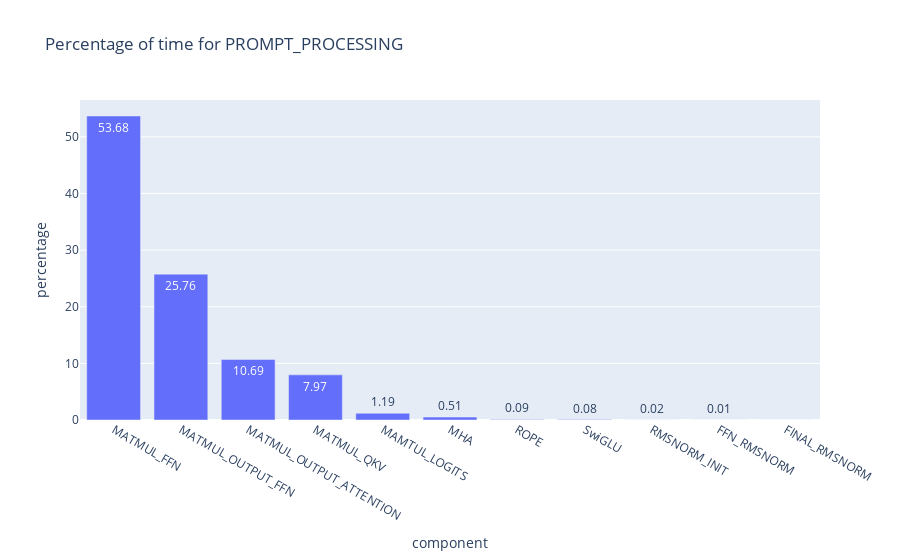
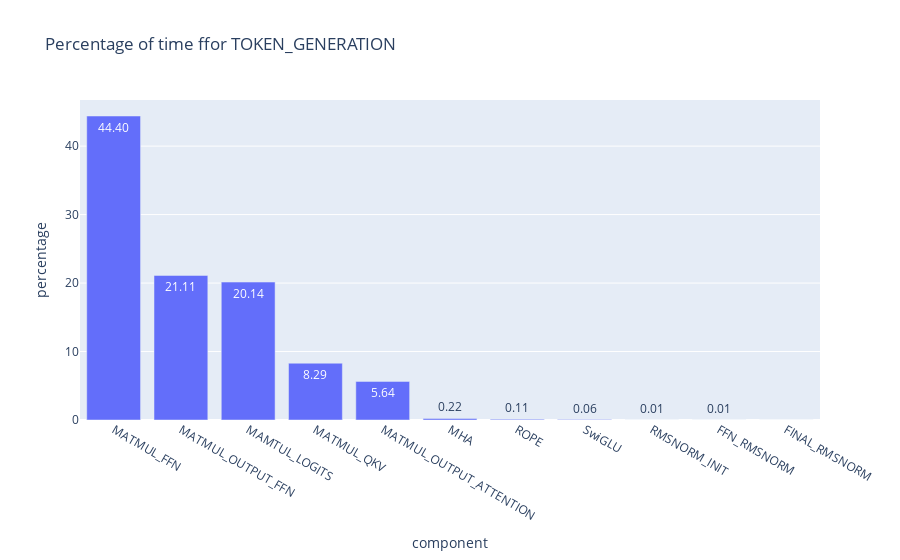

Notebook code cell kept with these figures, in order:
### Code cell
import json
import numpy as np
import pandas as pd
import plotly.express as px

with open(file) as f:
    data = json.load(f)

json2 = data["JSON_2"]

first_values = {
    k: v[0] for k, v in json2.items()
    if isinstance(v, list) and len(v) > 0
}
total_first = sum(first_values.values())
percent_first = {
    k: v / total_first * 100 for k, v in first_values.items()
}

df_first = pd.DataFrame({
    "component": list(percent_first.keys()),
    "percentage": list(percent_first.values())
}).sort_values("percentage", ascending=False)

fig1 = px.bar(
    df_first,
    x="component",
    y="percentage",
    title="Percentage of time for PROMPT_PROCESSING",
    text_auto=".2f"
)
fig1.show()

main_values = {
    k: sum(v[2:]) for k, v in json2.items()
    if isinstance(v, list) and len(v) > 2
}
total_main = sum(main_values.values())
percent_main = {
    k: v / total_main * 100 for k, v in main_values.items()
}

df_main = pd.DataFrame({
    "component": list(percent_main.keys()),
    "percentage": list(percent_main.values())
}).sort_values("percentage", ascending=False)

fig2 = px.bar(
    df_main,
    x="component",
    y="percentage",
    title="Percentage of time for TOKEN_GENERATION",
    text_auto=".2f"
)
fig2.show()

### Figure 1 — Plotly figure (JSON) as saved in the notebook; plotly's stock layout.template omitted (floating-point values rounded to 4 significant figures)
{"data": [{"hovertemplate": "component=%{x}<br>percentage=%{y}<extra></extra>", "legendgroup": "", "marker": {"color": "#636efa", "pattern": {"shape": ""}}, "name": "", "orientation": "v", "showlegend": false, "textposition": "auto", "texttemplate": "%{y:.2f}", "type": "bar", "x": ["MATMUL_FFN", "MATMUL_OUTPUT_FFN", "MATMUL_OUTPUT_ATTENTION", "MATMUL_QKV", "MAMTUL_LOGITS", "MHA", "ROPE", "SwiGLU", "RMSNORM_INIT", "FFN_RMSNORM", "FINAL_RMSNORM"], "xaxis": "x", "y": [53.68, 25.76, 10.69, 7.969, 1.191, 0.509, 0.09028, 0.07635, 0.02157, 0.01104, 0.0007695], "yaxis": "y"}], "layout": {"barmode": "relative", "legend": {"tracegroupgap": 0}, "title": {"text": "Percentage of time for PROMPT_PROCESSING"}, "xaxis": {"anchor": "y", "domain": [0, 1], "title": {"text": "component"}}, "yaxis": {"anchor": "x", "domain": [0, 1], "title": {"text": "percentage"}}}}

### Figure 2 — Plotly figure (JSON) as saved in the notebook; plotly's stock layout.template omitted (floating-point values rounded to 4 significant figures)
{"data": [{"hovertemplate": "component=%{x}<br>percentage=%{y}<extra></extra>", "legendgroup": "", "marker": {"color": "#636efa", "pattern": {"shape": ""}}, "name": "", "orientation": "v", "showlegend": false, "textposition": "auto", "texttemplate": "%{y:.2f}", "type": "bar", "x": ["MATMUL_FFN", "MATMUL_OUTPUT_FFN", "MAMTUL_LOGITS", "MATMUL_QKV", "MATMUL_OUTPUT_ATTENTION", "MHA", "ROPE", "SwiGLU", "RMSNORM_INIT", "FFN_RMSNORM", "FINAL_RMSNORM"], "xaxis": "x", "y": [44.4, 21.11, 20.14, 8.294, 5.637, 0.2228, 0.107, 0.06176, 0.0109, 0.01053, 0.0005208], "yaxis": "y"}], "layout": {"barmode": "relative", "legend": {"tracegroupgap": 0}, "title": {"text": "Percentage of time ffor TOKEN_GENERATION"}, "xaxis": {"anchor": "y", "domain": [0, 1], "title": {"text": "component"}}, "yaxis": {"anchor": "x", "domain": [0, 1], "title": {"text": "percentage"}}}}
